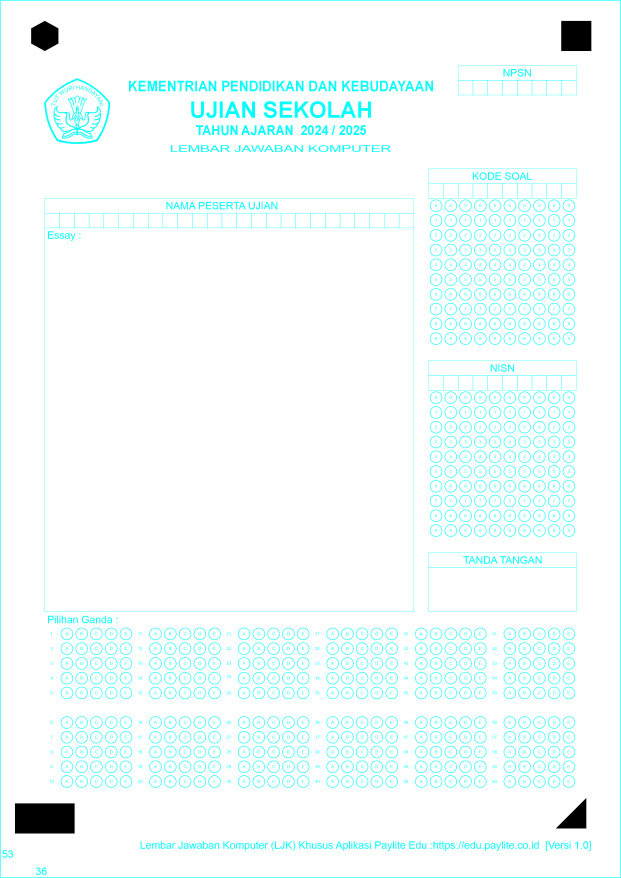
#> input picture omr-doni/LJK_Paylite_Edu_v10.jpg, 2484 x 3512 px (shown at 1/4 size)
$ python center_contur.py
#> lines starting #> are read from the running program, lines starting #| are printed output that depends on the picture; after the words box and inside, x2 and y2 are one past the last pixel; in counts of white or black regions, pixels touching at a corner belong together
import cv2
import numpy as np
import imutils

# Baca citra
img = cv2.imread('LJK_Paylite_Edu_v10.jpg')
#> img is the input picture: shape (3512, 2484, 3); mean B, G, R 253.2, 253.2, 242.7

# Tampilkan hasil resize
height, width = img.shape[:2]
#> height = 3512; width = 2484
max_height = 600
max_width = 800

# Check if any of the dimensions exceed the maximum limits
if height > max_height or width > max_width:
    # Get the scaling factor
    scale = max_height / height if height > width else max_width / width
#> scale = 0.171
    # Resize the image
    img = cv2.resize(img, None, fx=scale, fy=scale, interpolation=cv2.INTER_AREA)
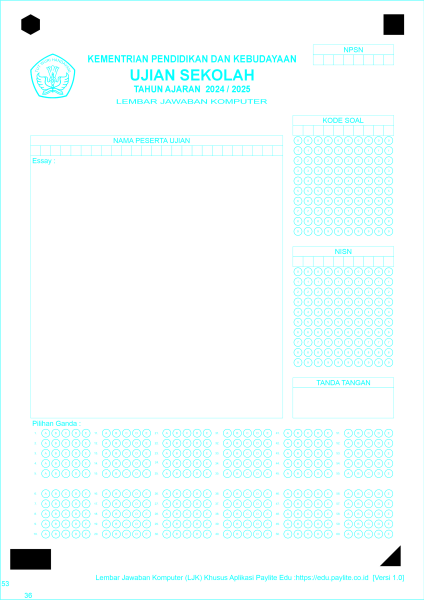
#> img: shape (600, 424, 3); mean B, G, R 253.2, 253.2, 242.9
cv2.imshow('Original', img)
gray = cv2.cvtColor(img, cv2.COLOR_BGR2GRAY)
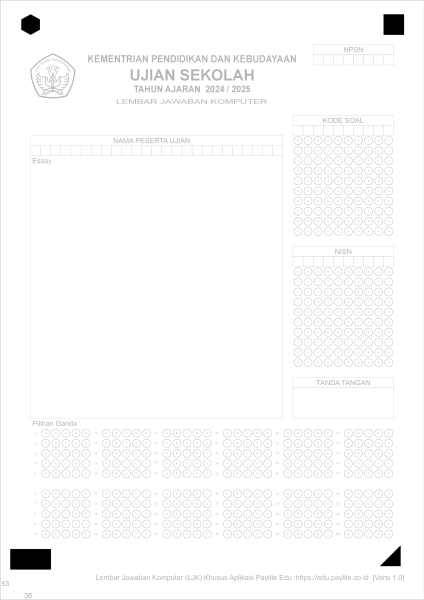
#> gray: shape (600, 424); min 0, max 255, mean 250.1
cv2.imshow('Grey', gray)

# Lakukan thresholding
_, thresh = cv2.threshold(gray, 70, 255, cv2.THRESH_BINARY)
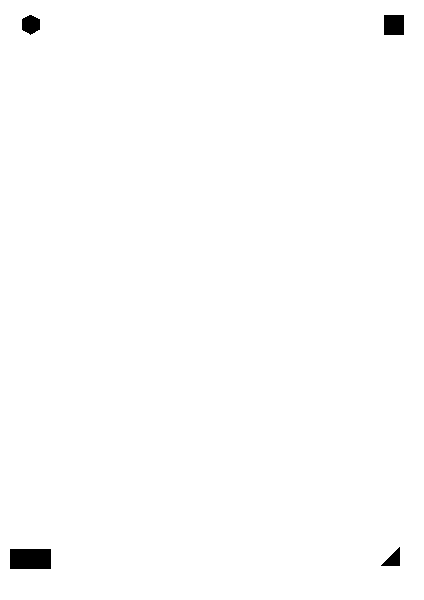
#> thresh: shape (600, 424); 99.3% white; 4 black regions, box (x1, y1, x2, y2) and area: (10, 549, 51, 569) 820, (384, 15, 404, 35) 400, (22, 15, 40, 35) 273, (381, 547, 400, 566) 190
cv2.imshow('Tresh', thresh)

# Temukan kontur
contours, _ = cv2.findContours(thresh, cv2.RETR_EXTERNAL, cv2.CHAIN_APPROX_SIMPLE)
#> contours = [[[0, 0], [0, 599], [423, 599], [423, 0]]]
# cnt = cv2.findContours(thresh,cv2.RETR_TREE,cv2.CHAIN_APPROX_SIMPLE)
# contours = imutils.grab_contours(cnt)
cv2.drawContours(img, contours, -1, (0,255,0), 3)
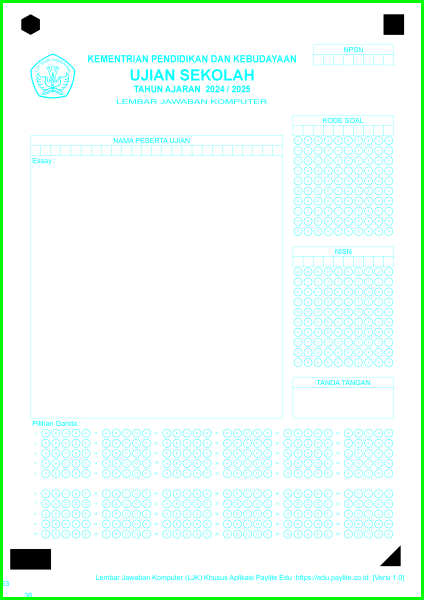
#> img: shape (600, 424, 3); 2.4% of pixels changed, all inside (x1, y1, x2, y2) = (0, 0, 424, 600)
print("jumlah kontur ",contours)
#| jumlah kontur  [array([[[  0,   0]],
#|        [[  0, 599]],
#|        [[423, 599]],
#|        [[423,   0]]], dtype=int32)]

# Inisialisasi list untuk menyimpan pusat dari setiap bentuk
circle_centers = []
rectangle_centers = []
square_centers = []
polygon_centers = []

# [39 lines of commented-out code are left out]
cv2.imshow('Shapes', thresh)
cv2.waitKey(0)
cv2.destroyAllWindows()

# Tampilkan pusat dari setiap bentuk
print("Circle Centers:", circle_centers)
print("Square Centers:", square_centers)
print("Rectangle Centers:", rectangle_centers)
print("Polygon Centers:", polygon_centers)

$ run again, with omr-doni/LJK_Paylite_Edu_v11.jpg copied over omr-doni/LJK_Paylite_Edu_v10.jpg
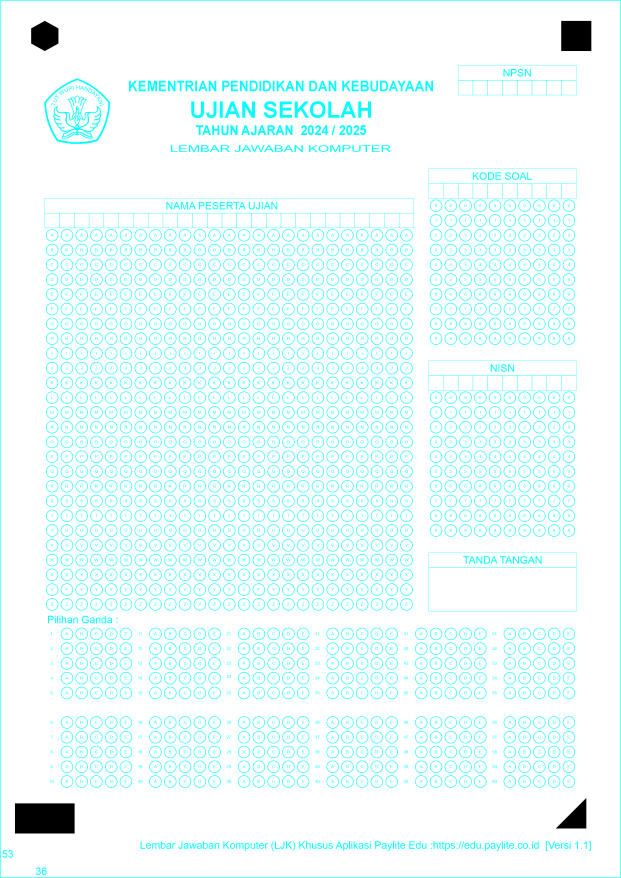
#> input picture omr-doni/LJK_Paylite_Edu_v11.jpg, 2484 x 3512 px (shown at 1/4 size)
#> img is the input picture: shape (3512, 2484, 3); mean B, G, R 253.2, 253.2, 235.4
#> `img = cv2.resize(img, None, fx=scale, fy=scale, interpolation=cv2.INTE..`:
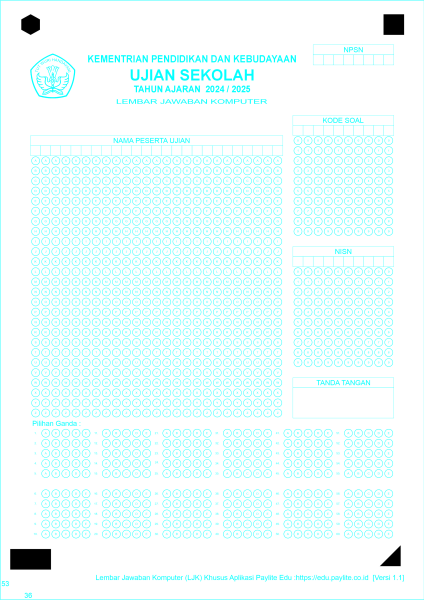
#> img: shape (600, 424, 3); mean B, G, R 253.2, 253.2, 235.6
#> thresh: shape (600, 424); 99.3% white; 4 black regions, box (x1, y1, x2, y2) and area: (10, 549, 51, 569) 820, (384, 15, 404, 35) 400, (22, 15, 40, 35) 273, (381, 547, 400, 566) 190
#> contours = [[[0, 0], [0, 599], [423, 599], [423, 0]]]
#> `cv2.drawContours(img, contours, -1, (0,255,0), 3)`:
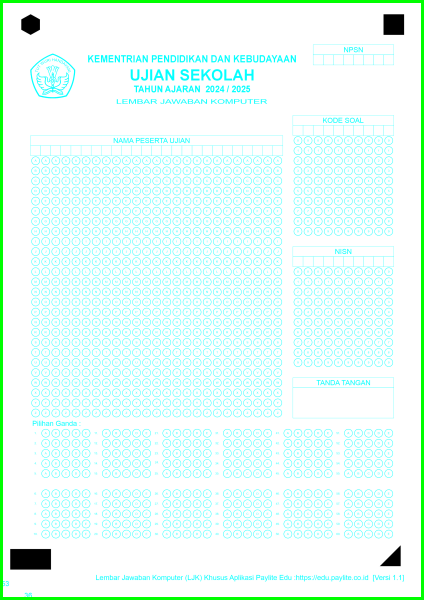
#> img: shape (600, 424, 3); 2.4% of pixels changed, all inside (x1, y1, x2, y2) = (0, 0, 424, 600)
#| jumlah kontur  [array([[[  0,   0]],
#|        [[  0, 599]],
#|        [[423, 599]],
#|        [[423,   0]]], dtype=int32)]
